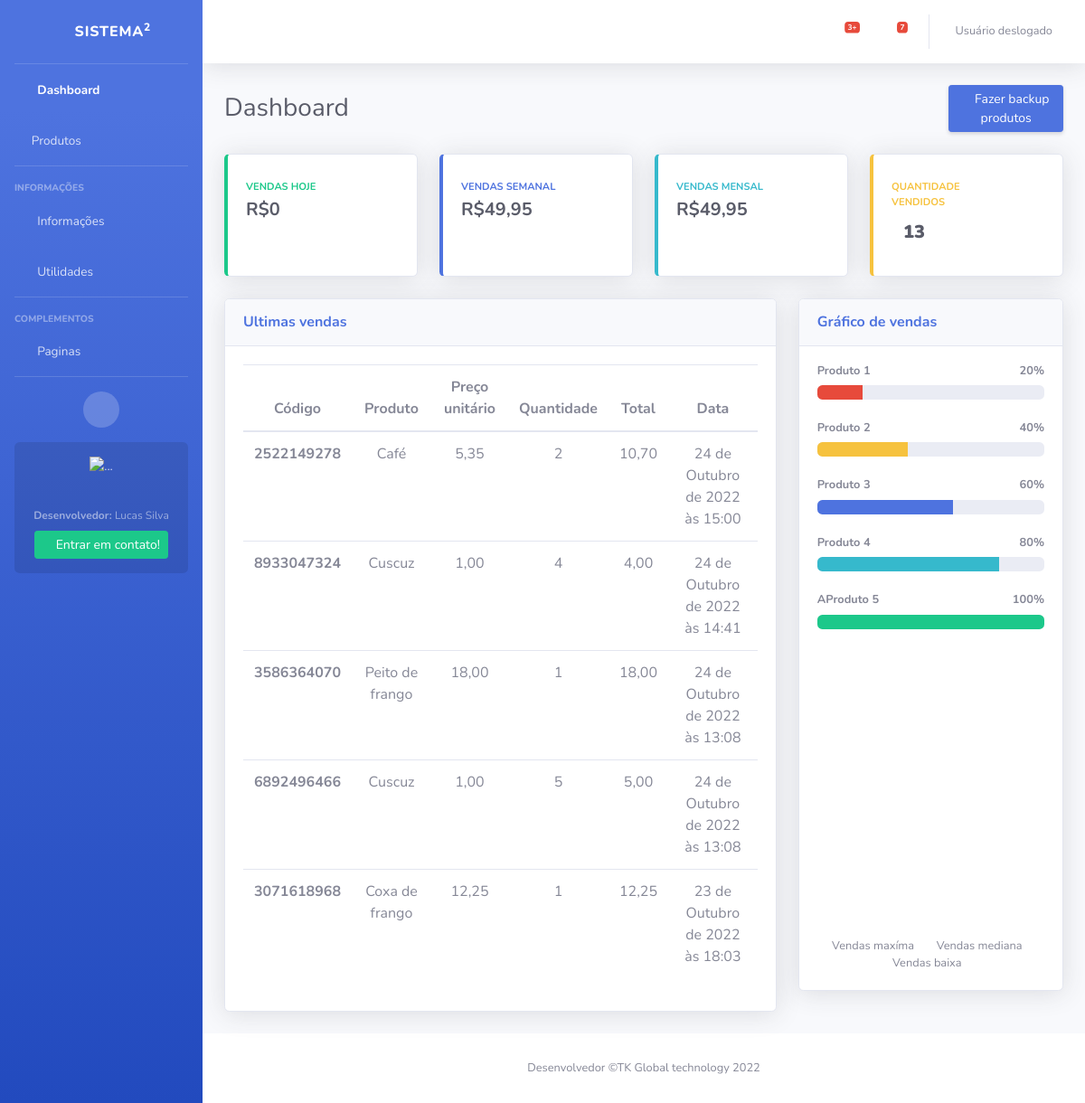
The app's page /, older data.
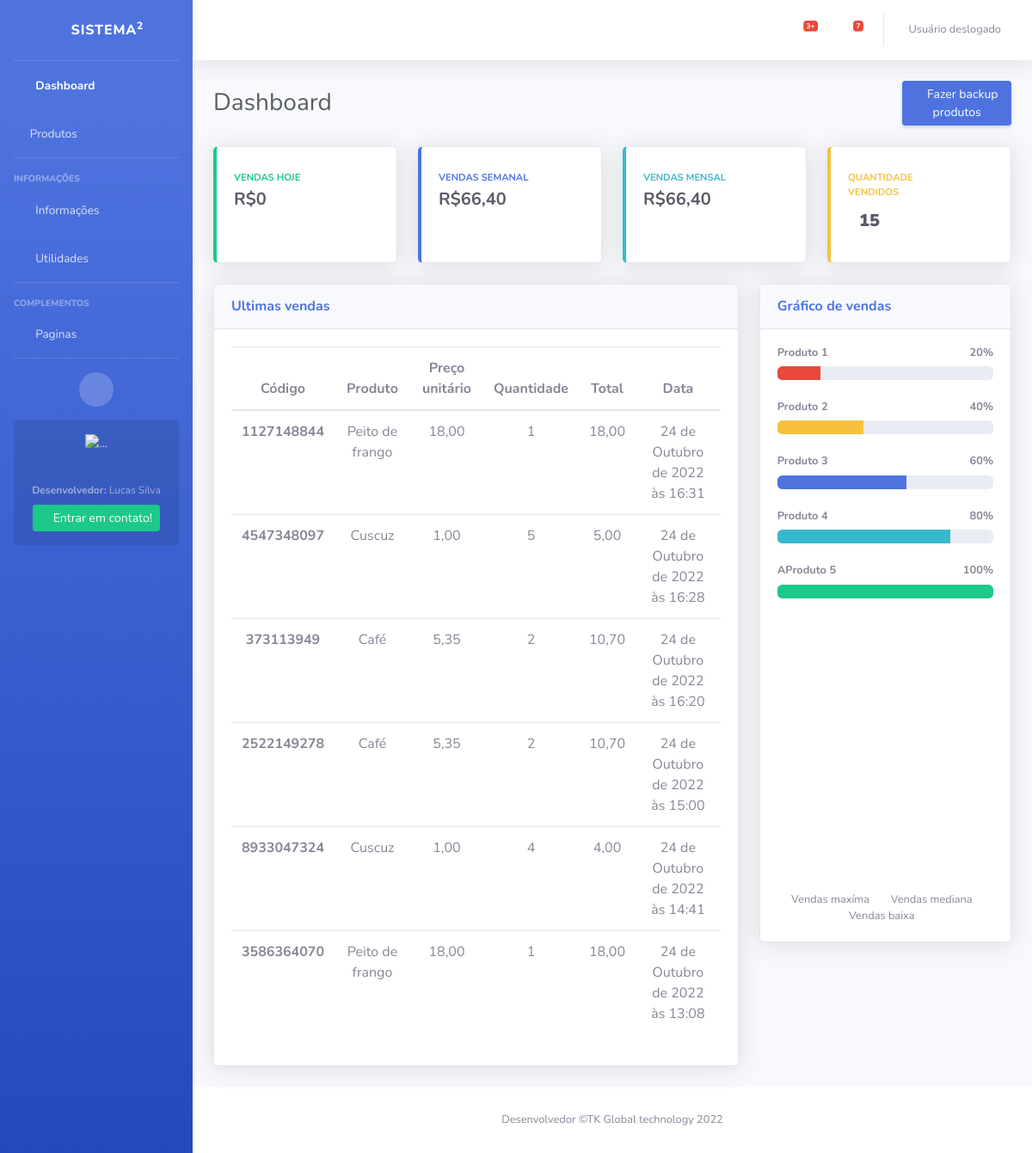
The same page, newer data.
### apps/sales_products/models/sales.py (models this page shows, shortened)
class SellProduct(models.Model):
    code_sale = models.IntegerField(default=generate_id, editable=False)
    sold_by = models.ForeignKey(User, on_delete=models.CASCADE)
    product = models.ForeignKey(Products, on_delete=models.CASCADE)
    quantity = models.IntegerField(default=1, null=True, blank=True)
    unit_price = models.DecimalField(decimal_places=2, max_digits=9, null=True, blank=True, editable=False)
    amount = models.DecimalField(decimal_places=2, max_digits=9, null=True, blank=True, editable=False)
    order_status = models.BooleanField(default=True)
    date_sale = models.DateTimeField(auto_now_add=True)
    class Meta:
        db_table = 'sales'
        verbose_name = 'Produtos vendidos'
        verbose_name_plural = 'Produtos vendidos'
        ordering = ('-date_sale',)

### apps/products/models/products.py (models this page shows, shortened)
class Products(models.Model):
    code = models.IntegerField(default=gerar_id, editable=False)
    created_by = models.ForeignKey(User, on_delete=models.CASCADE)
    name = models.CharField(max_length=50)
    value = models.DecimalField(max_digits=9, decimal_places=2)
    quantity = models.IntegerField(default=1, null=True, blank=True)
    status = models.BooleanField(default=True)
    image = models.ImageField(upload_to=upload_to, default='image.jpg', null=True, blank=True)
    date_create = models.DateTimeField(auto_now_add=True)
    date_update = models.DateTimeField(auto_now=True)
    """Aqui servirá para mostrar apenas produtos do usuario"""
    class Meta:
        db_table = 'products'
        verbose_name = 'Produto'
        verbose_name_plural = 'Produtos'
        ordering = ('-date_create',)
    def __str__(self) -> str:
        return self.name

### apps/core/views/home.py (the view)
# urls.py: path('', HomeView.as_view(), name='home'),
class HomeView(TemplateView):
    template_name = 'index.html'
    def get(self, request):
        sell_month = SellProduct.objects.all()
        all_amount = 0
        day_amount = 0
        week_amount = 0
        month_amount = 0
        quantity = 0
        hoje = datetime.utcnow().replace(tzinfo=utc)
        semana = datetime.utcnow().replace(tzinfo=utc) - timedelta(days=7)
        day = SellProduct.objects.filter(date_sale__range = [semana, hoje])
        for x in day:
            week_amount += x.amount
            if x.date_sale.day == hoje.day :
                day_amount += x.amount
        for sell_product in sell_month:
            all_amount += sell_product.amount
            quantity += sell_product.quantity
            if sell_product.date_sale.month > 0 and sell_product.date_sale.month < 31:
                month_amount += sell_product.amount
        context = {
            'day': day_amount,
            'month': month_amount,
            'week': week_amount,
            'amount_all': all_amount,
            'quantity': quantity,
            'sell_products': sell_month[:10]
        }
        return render(request, self.template_name, context)

### apps/core/templates/index.html (shortened to what the changed rows need)
{% extends 'base.html' %}
{% load static %}
{% block body %}
<div class="container-fluid">
    <div class="d-sm-flex align-items-center justify-content-between mb-4">
        <h1 class="h3 mb-0 text-gray-800">Dashboard</h1>
    </div>
    <div class="row">
        <div class="col-xl-3 col-md-6 mb-4">
            <div class="card border-left-primary shadow h-100 py-2">
                <div class="card-body">
                    <div class="row no-gutters align-items-center">
                        <div class="col mr-2">
                            <div class="text-xs font-weight-bold text-primary text-uppercase mb-1">
                                Vendas Semanal</div>
                            <div class="h5 mb-0 font-weight-bold text-gray-800">R${{ week }}</div>
                        </div>
                    </div>
                </div>
            </div>
        </div>
        <div class="col-xl-3 col-md-6 mb-4">
            <div class="card border-left-info shadow h-100 py-2">
                <div class="card-body">
                    <div class="row no-gutters align-items-center">
                        <div class="col mr-2">
                            <div class="text-xs font-weight-bold text-info text-uppercase mb-1">
                                Vendas Mensal</div>
                            <div class="h5 mb-0 font-weight-bold text-gray-800">R${{ month }}</div>
                        </div>
                    </div>
                </div>
            </div>
        </div>
        <div class="col-xl-3 col-md-6 mb-4">
            <div class="card border-left-warning shadow h-100 py-2">
                <div class="card-body">
                    <div class="row no-gutters align-items-center">
                        <div class="col mr-2">
                            <div class="h5 mb-0 font-weight-bold text-gray-800">
                                <span class="fa-stack">
                                    <span class="far fa-circle fa-stack-2x"></span>
                                    <strong class="fa-stack-1x">
                                        {{quantity}}
                                    </strong>
                                </span>
                            </div>
                        </div>
                    </div>
                </div>
            </div>
        </div>
    </div>
    <div class="row">
        <div class="col-xl-8 col-lg-7">
            <div class="card shadow mb-4">
                <div class="card-body">
                    <div class="table-responsive-sm">
                        <table class="table table-hover">
                            <thead>
                              <tr  class="text-center">
                                <th scope="col">Código</th>
                                <th scope="col">Produto</th>
                                <th scope="col">Preço unitário</th>
                                <th scope="col">Quantidade</th>
                                <th scope="col">Total</th>
                                <th scope="col">Data</th>
                              </tr>
                            </thead>
                            <tbody>
                            {% for sell_prod in sell_products %}
                              <tr class="text-center">
                                <th scope="row">{{sell_prod.code_sale}}</th>
                                <td>{{sell_prod.product}}</td>
                                <td>{{sell_prod.unit_price}}</td>
                                <td>{{sell_prod.quantity}}</td>
                                <td>{{sell_prod.amount}}</td>
                                <td>{{sell_prod.date_sale}}</td>
                              </tr>
                            {% endfor %}
                          </table>
                </div></div>
            </div>
        </div>
    </div>
</div>
{% endblock body %}

Row changes from the older to the newer data that the page shows:
removed SellProduct: code_sale "6892496466", product "Cuscuz", unit_price "1,00", quantity "5", amount "5,00", date_sale "24 de Outubro de 2022 às 13:08"
removed SellProduct: code_sale "3071618968", product "Coxa de frango", unit_price "12,25", quantity "1", amount "12,25", date_sale "23 de Outubro de 2022 às 18:03"
added SellProduct: code_sale "1127148844", product "Peito de frango", unit_price "18,00", quantity "1", amount "18,00", date_sale "24 de Outubro de 2022 às 16:31"
added SellProduct: code_sale "4547348097", product "Cuscuz", unit_price "1,00", quantity "5", amount "5,00", date_sale "24 de Outubro de 2022 às 16:28"
added SellProduct: code_sale "373113949", product "Café", unit_price "5,35", quantity "2", amount "10,70", date_sale "24 de Outubro de 2022 às 16:20"
Text that changed along with them:
{{ week }}: "49,95" → "66,40"
{{ month }}: "49,95" → "66,40"
{{ quantity }}: "13" → "15"
